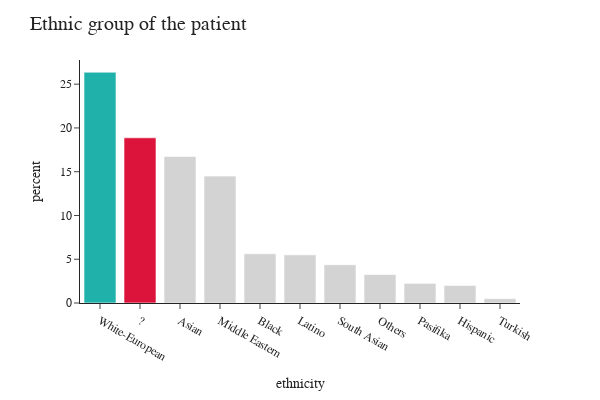
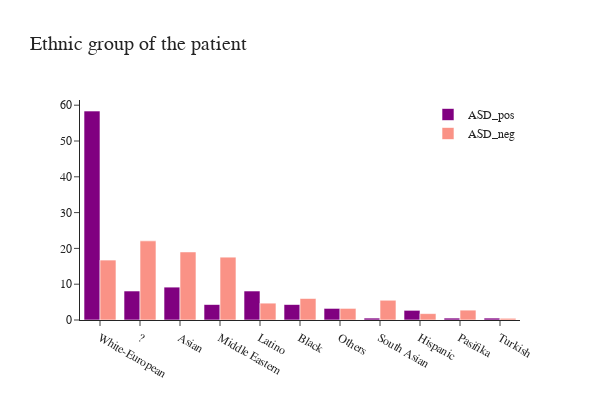

The notebook cell saved with these charts, in order:
### Markdown cell above
### Ethnicity

### Code cell
fig = px.histogram(train, x="ethnicity",
                   width=600, 
                   height=400,
                   histnorm='percent',
                   template="simple_white"
                   )

fig.update_layout(title="Ethnic group of the patient", 
                  font_family="San Serif",
                  titlefont={'size': 20},
                  legend=dict(
                  orientation="v", y=1, yanchor="top", x=1.0, xanchor="right" )                 
                 ).update_xaxes(categoryorder='total descending') # ordering the x-axis values
#custom color
colors = ['lightgray',] * 15  
colors[1] = 'crimson' 
colors[0] = 'lightseagreen' 


fig.update_traces(marker_color=colors, 
                )
fig.show()

fig = go.Figure()
fig.add_trace(go.Histogram(x=ASD_pos['ethnicity'],histnorm='percent',
              name='ASD_pos', marker_color = 'purple'),
              )
fig.add_trace(go.Histogram(x=ASD_neg['ethnicity'],histnorm='percent',
              name='ASD_neg', marker_color = 'salmon', opacity=0.85),
             )  

fig.update_layout(title="Ethnic group of the patient", 
                  font_family="San Serif",
                  titlefont={'size': 20},
                  template='simple_white',
                  width=600, 
                  height=400,
                  legend=dict(
                  orientation="v", y=1, yanchor="top", x=1.0, xanchor="right" )                 
                 ).update_xaxes(categoryorder='total descending') 

fig.show()

### Figure 1 — Plotly figure (JSON) as saved in the notebook; plotly's stock layout.template omitted (floating-point values rounded to 4 significant figures; data arrays with more than 128 entries replaced by an {"elided": "..."} marker saying what was removed)
{"data": [{"alignmentgroup": "True", "bingroup": "x", "histnorm": "percent", "hovertemplate": "ethnicity=%{x}<br>percent=%{y}<extra></extra>", "legendgroup": "", "marker": {"color": ["lightseagreen", "crimson", "lightgray", "lightgray", "lightgray", "lightgray", "lightgray", "lightgray", "lightgray", "lightgray", "lightgray", "lightgray", "lightgray", "lightgray", "lightgray"], "pattern": {"shape": ""}}, "name": "", "offsetgroup": "", "orientation": "v", "showlegend": false, "type": "histogram", "x": {"elided": "800 str values"}, "xaxis": "x", "yaxis": "y"}], "layout": {"barmode": "relative", "font": {"family": "San Serif"}, "height": 400, "legend": {"orientation": "v", "tracegroupgap": 0, "x": 1, "xanchor": "right", "y": 1, "yanchor": "top"}, "margin": {"t": 60}, "title": {"font": {"size": 20}, "text": "Ethnic group of the patient"}, "width": 600, "xaxis": {"anchor": "y", "categoryorder": "total descending", "domain": [0, 1], "title": {"text": "ethnicity"}}, "yaxis": {"anchor": "x", "domain": [0, 1], "title": {"text": "percent"}}}}

### Figure 2 — Plotly figure (JSON) as saved in the notebook; plotly's stock layout.template omitted (floating-point values rounded to 4 significant figures; data arrays with more than 128 entries replaced by an {"elided": "..."} marker saying what was removed)
{"data": [{"histnorm": "percent", "marker": {"color": "purple"}, "name": "ASD_pos", "type": "histogram", "x": {"elided": "185 str values"}}, {"histnorm": "percent", "marker": {"color": "salmon"}, "name": "ASD_neg", "opacity": 0.85, "type": "histogram", "x": {"elided": "615 str values"}}], "layout": {"font": {"family": "San Serif"}, "height": 400, "legend": {"orientation": "v", "x": 1, "xanchor": "right", "y": 1, "yanchor": "top"}, "title": {"font": {"size": 20}, "text": "Ethnic group of the patient"}, "width": 600, "xaxis": {"categoryorder": "total descending"}}}
